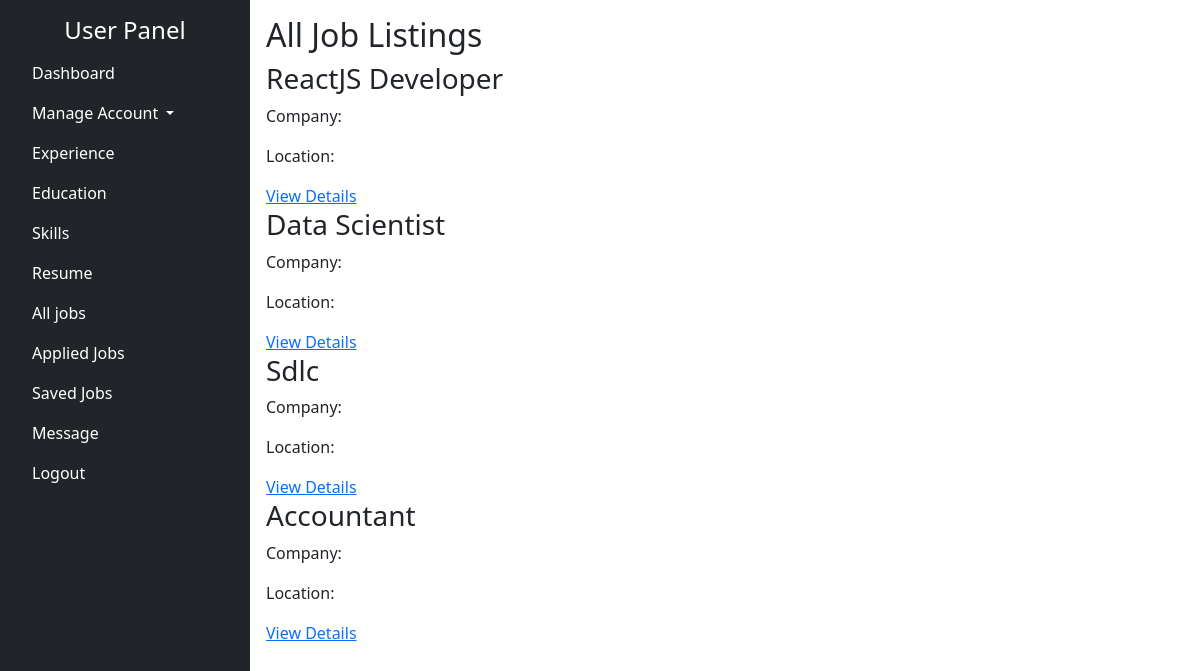
The page /alljobs on the database its author committed.
### myapp/models.py (models this page shows, shortened)
class Jobs(models.Model):
    title = models.CharField(max_length=255)
    description = RichTextField(max_length=5000)
    budget_salary = models.CharField(max_length=255)
    education_req = models.CharField(max_length=255, blank=True, null=True)
    experience_req = models.CharField(max_length=255, blank=True, null=True)
    job_type = models.CharField(max_length=255)
    category = models.CharField(max_length=255)  # Storing category as a string
    location = models.CharField(max_length=255)  # Storing location as a string
    jobtag = models.CharField(max_length=255)
    deadline = models.CharField(max_length=255)
    vacancies = models.CharField(max_length=255, blank=True, null=True)
    status = models.CharField(max_length=255, blank=True, null=True, default='available')
    employer = models.CharField(max_length=255, blank=True, null=True)

### myapp/views.py (the view)
# urls.py: path('alljobs',views.alljobs,name="alljobs"),
def alljobs(request):
    jobs = Jobs.objects.all()  # Fetch the job by ID
    return render(request, 'alljobs.html', {'jobs': jobs})

### templates/alljobs.html
{% extends 'afterlogin.html' %}
{% block content %}
{% load static %}
<h2>All Job Listings</h2>
{% for job in jobs %}
    <div class="job-card">
        <h3>{{ job.title }}</h3>
        <p>Company: {{ job.employeer.profile.company_name }}</p>
        <p>Location: {{ job.employeer.profile.address }}</p>
        <a href="{% url 'alljobsdetails' job.id %}">View Details</a>
    </div>
{% empty %}
    <p>No jobs available.</p>
{% endfor %}
{% endblock %}

### rows shown on the page
Jobs: title "ReactJS Developer"
Jobs: title "Data Scientist"
Jobs: title "Sdlc"
Jobs: title "Accountant"
